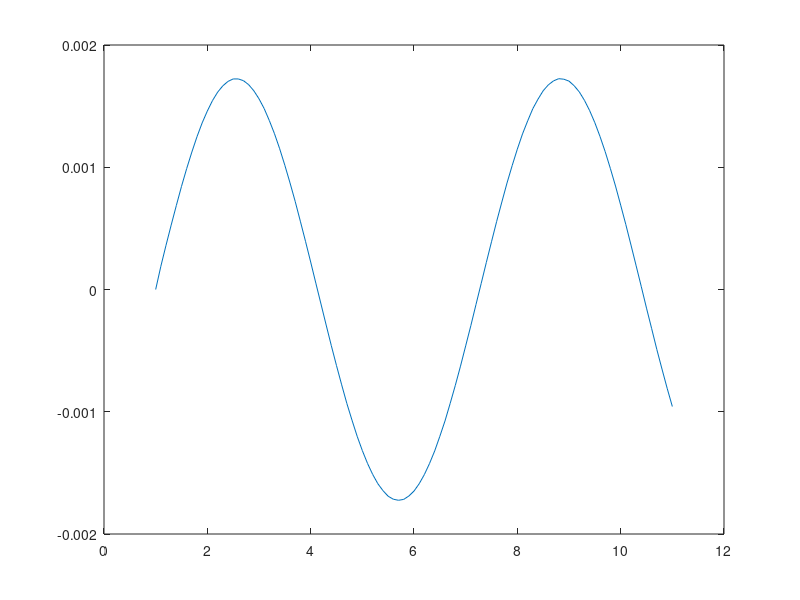

The MATLAB script that drew this image:
nx = 100;
nsf = 20;
n = nx;
o = zeros(1,n+1);
p = zeros(1,n)
dx = 0.1;
c = 340;
CFL=1; %Courant getal - Courant number

dt=CFL/(c*sqrt((1/dx^2)+(1/dx^2))); %tijdstap - time step

nt=400;
A=1; k=1;


for it=1:nt-1
   t = (it-1)*dt; tijdreeks(it)=t;
	disp([num2str(it) '/' num2str(nt)]);
  
    p(1,1) = A*sin(k*c*t);    
    p(1,1:n) = p(1,1:n) - c^2*dt/dx*(o(1,2:n+1)-o(1,1:n));
    
    o(1,2:n) = o(1,2:n) - dt/dx*(p(1,2:n)-p(1,1:n-1));
    o(1,n+1) = 1/(1+c*dt/dx)*((1-c*dt/dx)*o(1,n+1)+2*dt/dx*p(1,n));
    plot(1:dx:1+n*dx,o)
   mov(it) = getframe;
end
    
    
    
    
    